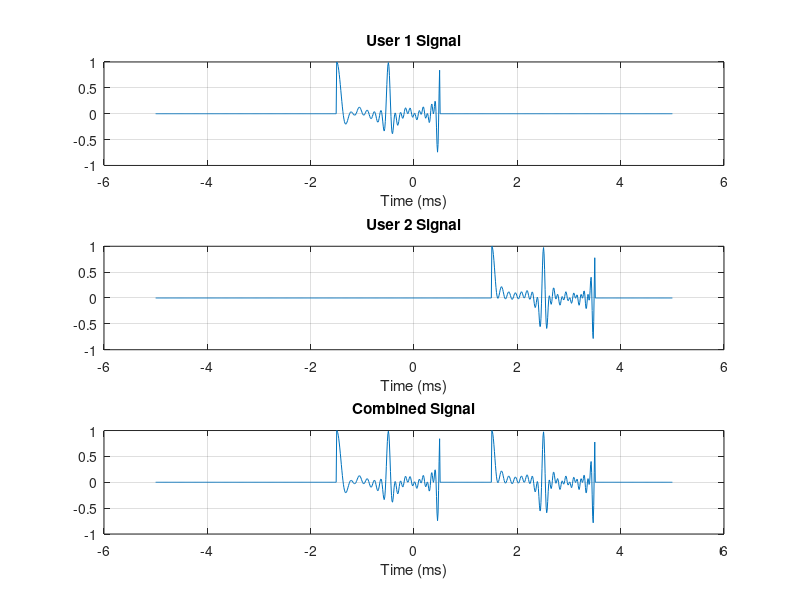
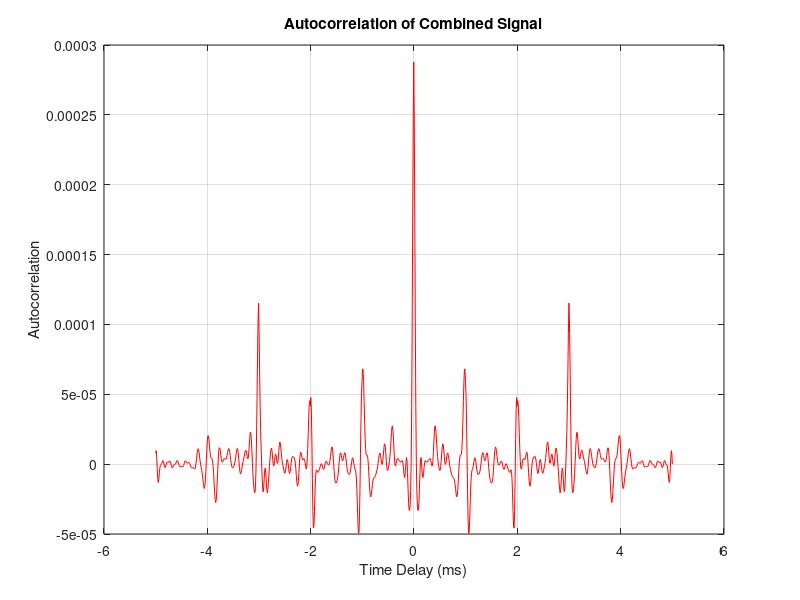

These figures' MATLAB source, in order:
% Parameters
N = 8;
f_m = 1e3;
fs = 100e3;                % Sampling rate
T = 1 / f_m;               % Symbol duration (orthogonality spacing)
t = linspace(-5e-3, 5e-3, fs*10e-3); % 10 ms total duration
dt = t(2) - t(1);

% g_T(t) pulse
gt = sinc(N*f_m*t) ./ sinc(f_m*t);
gt(isnan(gt)) = N; % Fix divide-by-zero at t = 0

% Chirp parameters
BW = 10e3;
T_chirp = 2e-3;  % Chirp duration
k = BW / T_chirp;

% Time vector for chirps
tc = linspace(0, T_chirp, round(fs*T_chirp));

% Generate 2 chirps
chirp1 = cos(2*pi*(0.5*k*tc.^2));         % Upchirp
chirp2 = cos(2*pi*(0.5*k*tc.^2 + 2e3*tc)); % Upchirp + offset (user-specific)

% Embed chirps at different time positions using shifted g_T
signal = zeros(size(t));

% Find center indices
center1 = find(t >= -1.5e-3, 1);  % User 1 at -1.5ms
center2 = find(t >= 1.5e-3, 1);   % User 2 at +1.5ms

% Window pulses (g_T * chirp) and insert into main signal
g1 = sinc(N*f_m*(t - t(center1))) ./ sinc(f_m*(t - t(center1)));
g2 = sinc(N*f_m*(t - t(center2))) ./ sinc(f_m*(t - t(center2)));
g1(isnan(g1)) = N; g2(isnan(g2)) = N;

user1 = g1 .* interp1(tc + t(center1), chirp1, t, 'linear', 0);
user2 = g2 .* interp1(tc + t(center2), chirp2, t, 'linear', 0);

% Total signal
signal = user1 + user2;

% --- Plot Users and Sum ---
figure;
subplot(3,1,1); plot(t*1e3, user1); title('User 1 Signal'); xlabel('Time (ms)'); grid on;
subplot(3,1,2); plot(t*1e3, user2); title('User 2 Signal'); xlabel('Time (ms)'); grid on;
subplot(3,1,3); plot(t*1e3, signal); title('Combined Signal'); xlabel('Time (ms)'); grid on;

% --- Autocorrelation ---
R = conv(signal, fliplr(signal), 'same') * dt;
figure;
plot(t*1e3, R, 'r');
xlabel('Time Delay (ms)');
ylabel('Autocorrelation');
title('Autocorrelation of Combined Signal');
grid on;
